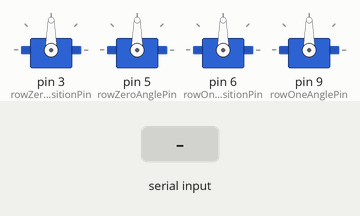
Simulated run of this sketch. Board: Arduino Uno, built with avr-gcc and run on an emulated ATmega328P. Shown: 4 × servo. The inputs (shaded band) are chosen by the test bench.

Above: at 1.2 s.
1.3 s: "1" received over Serial
At 2.5 s:
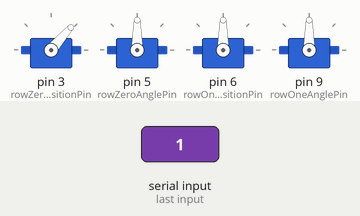
2.8 s: "0" received over Serial
At 3.6 s:
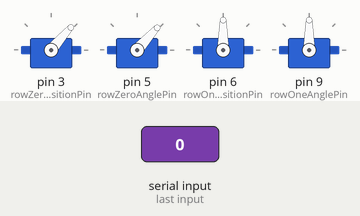
4.3 s: "2" received over Serial
At 4.8 s:
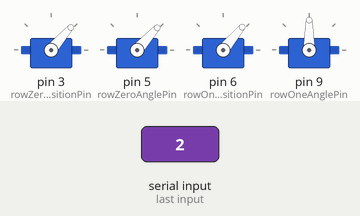
5.8 s: "1" received over Serial
At 7.1 s:
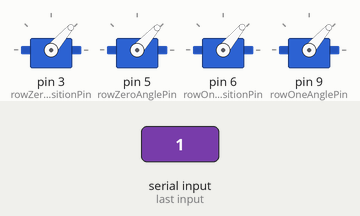
Timing chart, 0 to 8.3 s (numbered marks = the images above; inputs shaded):
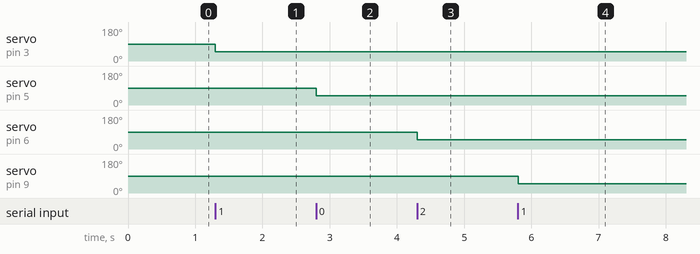

The sketch:

FoosballStateInputReader.ino
```cpp
#include <Servo.h>


int rowZeroYPositionPin = 3;
int rowZeroAnglePin = 5;
int rowOneYPositionPin = 6;
int rowOneAnglePin = 9;
int ledPin = 13;


Servo rowZeroYPositionServo;
Servo rowZeroAngleServo;
Servo rowOneYPositionServo;
Servo rowOneAngleServo;

int bytesRead = 0;
int data = 0;

void setup(){
  //Serial
  Serial.begin(9600);

  //Attach Servos
  rowZeroYPositionServo.attach(rowZeroYPositionPin);
  rowZeroAngleServo.attach(rowZeroAnglePin);
  rowOneYPositionServo.attach(rowOneYPositionPin);
  rowOneAngleServo.attach(rowOneAnglePin);
  rowZeroYPositionServo.write(90);
  rowZeroAngleServo.write(90);
  rowOneYPositionServo.write(90);
  rowOneAngleServo.write(90);

  bytesRead = 0;
}

void loop(){
  // Input serial information:

  if (Serial.available() >= 1) {
      data = Serial.read();
      if(data == 255) {
        bytesRead = -1;
      } else if(bytesRead == 0) {
        rowZeroYPositionServo.write(data);
      } else if(bytesRead == 1) {
        rowZeroAngleServo.write(data);
      } else if(bytesRead == 2) {
        rowOneYPositionServo.write(data);
      } else {
        rowOneAngleServo.write(data);
      }
      bytesRead++;
      if(bytesRead == 4) {
        bytesRead = 0;
      }
  }
  //  digitalWrite(ledPin, HIGH);
  //  rowZeroYPositionServo.write(85);
  //  rowZeroAngleServo.write(0);
  //  rowOneYPositionServo.write(65);
  //  rowOneAngleServo.write(0);
  //  delay(1000);
  //  digitalWrite(ledPin, LOW);
  //  rowZeroYPositionServo.write(124);
  //  rowZeroAngleServo.write(180);
  //  rowOneYPositionServo.write(105);
  //  rowOneAngleServo.write(180);
  //  delay(1000);

}
```

Measured:
- after the input at 1.3 s, servo on pin 3 (rowZeroYPositionPin): 90° → 49° at once
- after the input at 2.8 s, servo on pin 5 (rowZeroAnglePin): 90° → 48° at once
- after the input at 4.3 s, servo on pin 6 (rowOneYPositionPin): 90° → 50° at once
- after the input at 5.8 s, servo on pin 9 (rowOneAnglePin): 90° → 49° at once
